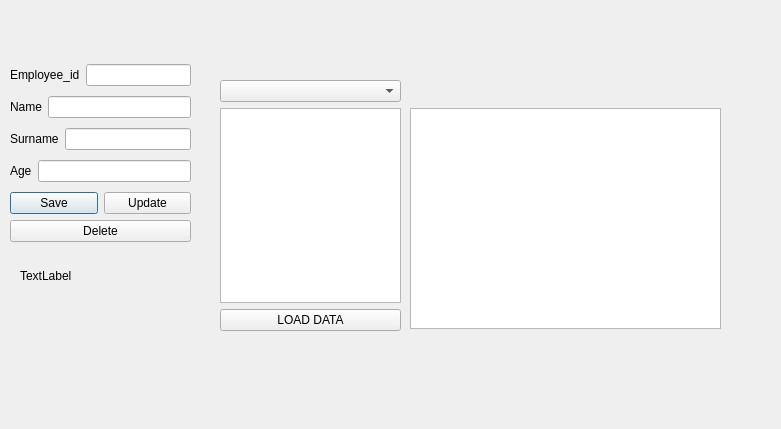
<?xml version="1.0" encoding="UTF-8"?>
<ui version="4.0">
 <class>EmployeeInfo</class>
 <widget class="QDialog" name="EmployeeInfo">
  <property name="geometry">
   <rect>
    <x>0</x>
    <y>0</y>
    <width>781</width>
    <height>429</height>
   </rect>
  </property>
  <property name="windowTitle">
   <string>Dialog</string>
  </property>
  <widget class="QLabel" name="label_second_status">
   <property name="geometry">
    <rect>
     <x>20</x>
     <y>260</y>
     <width>121</width>
     <height>31</height>
    </rect>
   </property>
   <property name="text">
    <string>TextLabel</string>
   </property>
  </widget>
  <widget class="QTableView" name="tableView">
   <property name="geometry">
    <rect>
     <x>410</x>
     <y>108</y>
     <width>311</width>
     <height>221</height>
    </rect>
   </property>
  </widget>
  <widget class="QWidget" name="">
   <property name="geometry">
    <rect>
     <x>10</x>
     <y>60</y>
     <width>181</width>
     <height>191</height>
    </rect>
   </property>
   <layout class="QVBoxLayout" name="verticalLayout_3">
    <item>
     <layout class="QHBoxLayout" name="horizontalLayout">
      <item>
       <widget class="QLabel" name="label">
        <property name="text">
         <string>Employee_id</string>
        </property>
       </widget>
      </item>
      <item>
       <widget class="QLineEdit" name="lineEdit_Employee_id"/>
      </item>
     </layout>
    </item>
    <item>
     <layout class="QHBoxLayout" name="horizontalLayout_2">
      <item>
       <widget class="QLabel" name="label_2">
        <property name="text">
         <string>Name</string>
        </property>
       </widget>
      </item>
      <item>
       <widget class="QLineEdit" name="lineEdit_Name"/>
      </item>
     </layout>
    </item>
    <item>
     <layout class="QHBoxLayout" name="horizontalLayout_3">
      <item>
       <widget class="QLabel" name="label_3">
        <property name="text">
         <string>Surname</string>
        </property>
       </widget>
      </item>
      <item>
       <widget class="QLineEdit" name="lineEdit_Surname"/>
      </item>
     </layout>
    </item>
    <item>
     <layout class="QHBoxLayout" name="horizontalLayout_4">
      <item>
       <widget class="QLabel" name="label_4">
        <property name="text">
         <string>Age</string>
        </property>
       </widget>
      </item>
      <item>
       <widget class="QLineEdit" name="lineEdit_Age"/>
      </item>
     </layout>
    </item>
    <item>
     <layout class="QVBoxLayout" name="verticalLayout_2">
      <item>
       <layout class="QHBoxLayout" name="horizontalLayout_5">
        <item>
         <widget class="QPushButton" name="pushButton">
          <property name="text">
           <string>Save</string>
          </property>
         </widget>
        </item>
        <item>
         <widget class="QPushButton" name="pushButton_update">
          <property name="text">
           <string>Update</string>
          </property>
         </widget>
        </item>
       </layout>
      </item>
      <item>
       <widget class="QPushButton" name="pushButton_update_delete">
        <property name="text">
         <string>Delete</string>
        </property>
       </widget>
      </item>
     </layout>
    </item>
   </layout>
  </widget>
  <widget class="QWidget" name="">
   <property name="geometry">
    <rect>
     <x>220</x>
     <y>80</y>
     <width>181</width>
     <height>251</height>
    </rect>
   </property>
   <layout class="QVBoxLayout" name="verticalLayout_4">
    <item>
     <widget class="QComboBox" name="comboBox"/>
    </item>
    <item>
     <layout class="QVBoxLayout" name="verticalLayout">
      <item>
       <widget class="QListView" name="listView"/>
      </item>
      <item>
       <widget class="QPushButton" name="pushButton_load">
        <property name="text">
         <string>LOAD DATA</string>
        </property>
       </widget>
      </item>
     </layout>
    </item>
   </layout>
  </widget>
 </widget>
 <resources/>
 <connections/>
</ui>
